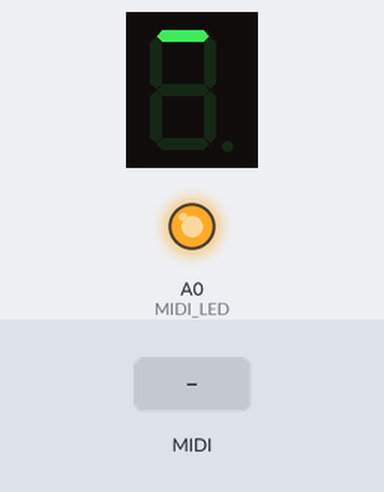
Bench run of a sketch on a simulated Arduino Uno, built with avr-gcc and run on an emulated ATmega328P. On the bench: 1-digit seven-segment display, output pins drawn as LEDs (lit = HIGH). Wiring (inferred from the names in the program): 1-digit 7-segment display, segments lit when LOW: segments pin 2, pin 4, pin 7, pin 8, pin 9, pin 3, pin 5, pin 6. Dashed ring = blinking. Inputs (shaded band) come from the test bench. MIDI output is not drawn; the segment pins are drawn as the display they are named for; pins used as bus, display or sensor lines are not drawn.

Above: at 0.7 s.
At 2.6 s:
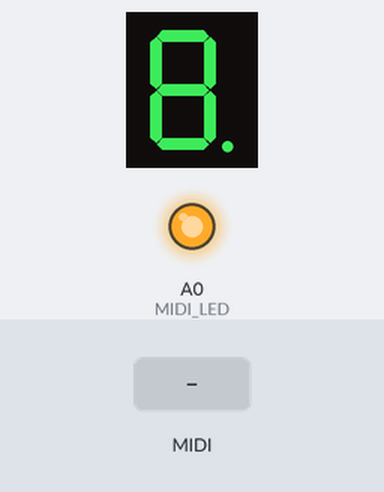
2.7 s: MIDI note 36 received
At 2.89 s:
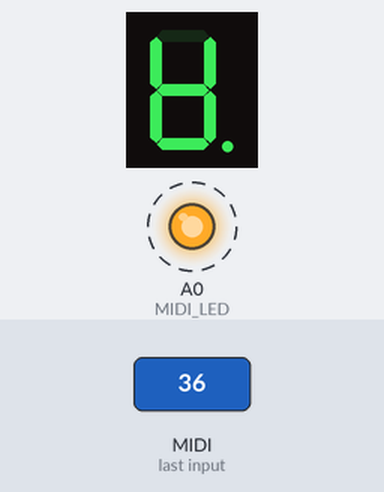
Timing chart, 0 to 5.7 s (numbered marks = the images above; inputs shaded):
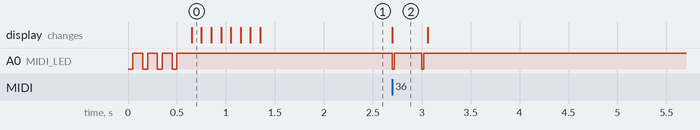

The sketch:

one_gate_per_midi_channel_notestack.ino
```cpp
/*
 * One Gate per MIDI Channel
 *
 * Each gate (1–8) remains ON as long as a note is held on its corresponding MIDI channel.
 *
 * Example: if a NoteOn message is received on MIDI channel 2, Gate 2 switches ON (+5V).
 * To keep track of the number of active notes per channel, each channel is managed by note_stack.
 * note_stack is a set of functions written by Émilie Gilet for the CVpal module by Mutable Instruments.
 * See note_stack.h for more details.
 *
 * Version for original MIDI8d and MIDI8d+ (with PWM outputs)
 * Change HW_VERSION for correct pin order.
 *
 * Requires the Arduino MIDI Library:
 * https://github.com/FortySevenEffects/arduino_midi_library
 *
*/

/*
 * Hardware version
 *
 * Comment/Uncomment the correct lines:
 */
//#define HW_MIDI8d_Original
#define HW_MIDI8d_Plus


#ifdef HW_MIDI8d_Plus
  // Pin definitions
  #define MIDI_LED A0

  #define MIDI_IN 0

  #define NBR_GATE_OUTS 8

  byte gate_pins[NBR_GATE_OUTS] = {
    2, 4, 7, 8, 9, 3, 5, 6
  };    // array of output pin numbers (Arduino #)
#else
  // Pin definitions
  #define MIDI_LED A0

  #define MIDI_IN 0

  #define NBR_GATE_OUTS 8

  byte gate_pins[NBR_GATE_OUTS] = {
    2, 3, 4, 5, 6, 7, 8, 9
  };    // array of output pin numbers (Arduino #)
#endif


#include <MIDI.h>

// MIDI Channel we want to react to
#define MIDI_CHANNEL MIDI_CHANNEL_OMNI

MIDI_CREATE_DEFAULT_INSTANCE();


bool MIDI_LED_needs_refresh = false;

// MIDI_LED_BLINK_TIME is in ms (timer is 1kHz)
// (do not exceed uint8_t max value):
#define MIDI_LED_BLINK_TIME 20
uint8_t MIDI_blink_counter;


#include "note_stack.h"

const uint8_t kNumVoices = NBR_GATE_OUTS; // one voice per MIDI channel, limited by the # of outputs
NoteStack<6> mono_allocator[kNumVoices];  // 6 notes per voice

const uint8_t kRetriggerDuration = 2;

bool needs_refresh;
bool legato;


struct State {
  bool gate[kNumVoices];
};

State state;


// -----------------------------------------------------------------------------

volatile uint8_t control_clock_tick;

ISR(TIMER0_COMPA_vect) {
  // 1kHz clock for timing trigger pulses.
  ++control_clock_tick;
}

void tick()
{
  // if MIDI_blink_counter is not 0
  if (MIDI_blink_counter)
  {
    --MIDI_blink_counter;
  }
  else
  {
    // MIDI_blink_counter is 0 so we can request a refresh of the outputs
    MIDI_LED_needs_refresh = true;
  }
}

// start MIDI LED timer
void blink_MIDI_LED(void)
{
  // set the counter to a predefined value. It will be decreased by tick() at 1kHz. At 0, LED will be turned off
  MIDI_blink_counter = MIDI_LED_BLINK_TIME;
  MIDI_LED_needs_refresh = true;
}


void setup()
{
  // set Inputs
  pinMode(MIDI_IN, INPUT);

  // set Outputs
  pinMode (MIDI_LED, OUTPUT);

  // initialize MIDI LED state (off) and blink
  for (uint8_t i = 0; i < 4; i++)
  {
    digitalWrite(MIDI_LED, LOW);
    delay(50);
    digitalWrite(MIDI_LED, HIGH);
    delay(100);
  }

  // GATE outputs
  for (byte i = 0; i < NBR_GATE_OUTS; i++)
  {
    pinMode(gate_pins[i],       OUTPUT);

    digitalWrite(gate_pins[i],  HIGH);
    delay(50);
    digitalWrite(gate_pins[i],  LOW);
    delay(50);
  }

  // note_stack initialisation
  for (uint8_t i = 0; i < NBR_GATE_OUTS; i++)
  {
    mono_allocator[i].Init();
  }

  // Set a 1kHz timer for non-blocking Trigger and blinking durations/delays
  TCCR0A |= (1 << WGM01);                       // Set Timer0 to CTC (Clear Timer on Compare Match) mode
  TCCR0B |= (1 << CS01) | (1 << CS00);          // Set prescaler to 64 (prescaler bits: CS02=0, CS01=1, CS00=1)
  OCR0A = 124; // (16MHz / (64 * 1000Hz)) - 1   // Set compare match register to generate a 1kHz frequency
  TIMSK0 |= (1 << OCIE0A);                      // Enable timer compare interrupt
  sei();                                        // Enable interrupts


  // connect MIDI messages to handlers
  MIDI.setHandleNoteOn(handleNoteOn);
  MIDI.setHandleNoteOff(handleNoteOff);

  // Initiate MIDI communications, listen to ALL channels
  MIDI.begin(MIDI_CHANNEL);
}

void loop()
{
  // read incomming MIDI messages
  MIDI.read();

  // update outputs if needed
  if (needs_refresh)
  {
    render_gates();

    needs_refresh = false;
  }
  if (MIDI_LED_needs_refresh)
  {
    render_MIDI_LED();
    MIDI_LED_needs_refresh = false;
  }


  if (control_clock_tick)
  {
    --control_clock_tick;
    tick();
  }
}

void handleNoteOn(byte channel, byte pitch, byte velocity)
{
  if ((channel > 0) && (channel <= 8))
  {
    if (velocity == 0)
    {
      // probably already handled by MIDI Library... TBC
      handleNoteOff(channel, pitch, velocity);
    }
    else
    {
      mono_allocator[channel - 1].NoteOn(pitch, velocity);

      // switch the output to ON for the gate corresponding to the channel on which we received the incoming NoteOn
      state.gate[channel - 1] = true;
    }
    needs_refresh = true;
  }

  blink_MIDI_LED();
}

void handleNoteOff(byte channel, byte pitch, byte velocity)
{
  // NoteOn messages with 0 velocity are interpreted as NoteOffs.

  if ((channel > 0) && (channel <= 8))
  {
    uint8_t previous_top_note = mono_allocator[0].most_recent_note().note;
    mono_allocator[channel - 1].NoteOff(pitch);

    // check if there are stored notes: if yes, keep the output ON; if no, switch the output OFF
    state.gate[channel - 1] = (mono_allocator[channel - 1].size() > 0 ? true : false);

    needs_refresh = true;
  }

  blink_MIDI_LED();
}

void render_gates(void)
{
  for (uint8_t i = 0; i < kNumVoices; i++)
  {
    digitalWrite(gate_pins[i], state.gate[i]);
  }
}

void render_MIDI_LED()
{
  digitalWrite(MIDI_LED,MIDI_blink_counter > 0 ? LOW : HIGH);
}
```

note_stack.h
```cpp
// (licence header left out)
#ifndef CVPAL_NOTE_STACK_H_
#define CVPAL_NOTE_STACK_H_

//#include "avrlib/base.h"

#include <string.h>

//namespace cvpal {

static const uint8_t kFreeSlot = 0xff;

struct NoteEntry {
  uint8_t note;
  uint8_t velocity;
  uint8_t next_ptr;  // Base 1.
};

// This looks crazy, but we are more concerned about RAM used than code size here.
template<uint8_t capacity>
class NoteStack {
 public:
  NoteStack() { }
  void Init() { Clear(); }

  void NoteOn(uint8_t note, uint8_t velocity) {
    // Remove the note from the list first (in case it is already here).
    NoteOff(note);
    // In case of saturation, remove the least recently played note from the
    // stack.
    if (size_ == capacity) {
      uint8_t least_recent_note;
      for (uint8_t i = 1; i <= capacity; ++i) {
        if (pool_[i].next_ptr == 0) {
          least_recent_note = pool_[i].note;
        }
      }
      NoteOff(least_recent_note);
    }
    // Now we are ready to insert the new note. Find a free slot to insert it.
    uint8_t free_slot;
    for (uint8_t i = 1; i <= capacity; ++i) {
      if (pool_[i].note == kFreeSlot) {
        free_slot = i;
        break;
      }
    }
    pool_[free_slot].next_ptr = root_ptr_;
    pool_[free_slot].note = note;
    pool_[free_slot].velocity = velocity;
    root_ptr_ = free_slot;
    Serial.print(F("root_ptr_="));
    Serial.println(root_ptr_);

    // The last step consists in inserting the note in the sorted list.
    for (uint8_t i = 0; i < size_; ++i) {
      if (pool_[sorted_ptr_[i]].note > note) {
        for (uint8_t j = size_; j > i; --j) {
          sorted_ptr_[j] = sorted_ptr_[j - 1];
        }
        sorted_ptr_[i] = free_slot;
        free_slot = 0;
        break;
      }
    }
    if (free_slot) {
      sorted_ptr_[size_] = free_slot;
    }
    ++size_;
  }

  void NoteOff(uint8_t note) {
    //Serial.println(F("OFF"));

    uint8_t current = root_ptr_;
    uint8_t previous = 0;
    Serial.print(F("root_ptr_="));
    Serial.println(root_ptr_);
    while (current) {
      if (pool_[current].note == note) {
        break;
      }
      previous = current;
      current = pool_[current].next_ptr;
    }

    if (current) {
      if (previous) {
        pool_[previous].next_ptr = pool_[current].next_ptr;
      } else {
        root_ptr_ = pool_[current].next_ptr;
      }
      for (uint8_t i = 0; i < size_; ++i) {
        if (sorted_ptr_[i] == current) {
          for (uint8_t j = i; j < size_ - 1; ++j) {
            sorted_ptr_[j] = sorted_ptr_[j + 1];
          }
          break;
        }
      }
      pool_[current].next_ptr = 0;
      pool_[current].note = kFreeSlot;
      pool_[current].velocity = 0;
      --size_;
      //Serial.println(F("D"));
    }
  }

  void Clear() {
    size_ = 0;
    memset(pool_ + 1, 0, sizeof(NoteEntry) * capacity);
    memset(sorted_ptr_ + 1, 0, capacity);
    root_ptr_ = 0;
    for (uint8_t i = 0; i <= capacity; ++i) {
      pool_[i].note = kFreeSlot;
    }
  }

  uint8_t size() const { return size_; }
  uint8_t max_size() const { return capacity; }
  const NoteEntry& most_recent_note() const { return pool_[root_ptr_]; }
  const NoteEntry& least_recent_note() const {
    uint8_t current = root_ptr_;
    while (current && pool_[current].next_ptr) {
      current = pool_[current].next_ptr;
    }
    return pool_[current];
  }
  const NoteEntry& played_note(uint8_t index) const {
    uint8_t current = root_ptr_;
    index = size_ - index - 1;
    for (uint8_t i = 0; i < index; ++i) {
      current = pool_[current].next_ptr;
    }
    return pool_[current];
  }
  const NoteEntry& sorted_note(uint8_t index) const {
    return pool_[sorted_ptr_[index]];
  }
  const NoteEntry& note(uint8_t index) const { return pool_[index]; }
  NoteEntry* mutable_note(uint8_t index) { return &pool_[index]; }
  const NoteEntry& dummy() const { return pool_[0]; }

 private:
  uint8_t size_;
  NoteEntry pool_[capacity + 1];  // First element is a dummy node!
  uint8_t root_ptr_;  // Base 1.
  uint8_t sorted_ptr_[capacity + 1];  // Base 1.

  DISALLOW_COPY_AND_ASSIGN(NoteStack);
};

//}  // namespace cvpal

#endif  // CVPAL_NOTE_STACK_H_
```

Measured:
- after the input at 2.7 s, A0 (MIDI_LED): alternates HIGH for 0.28 s and LOW for 0.02 s, 4 changes in all, then stays HIGH, starting at once; the display: changes at once (image 2)
